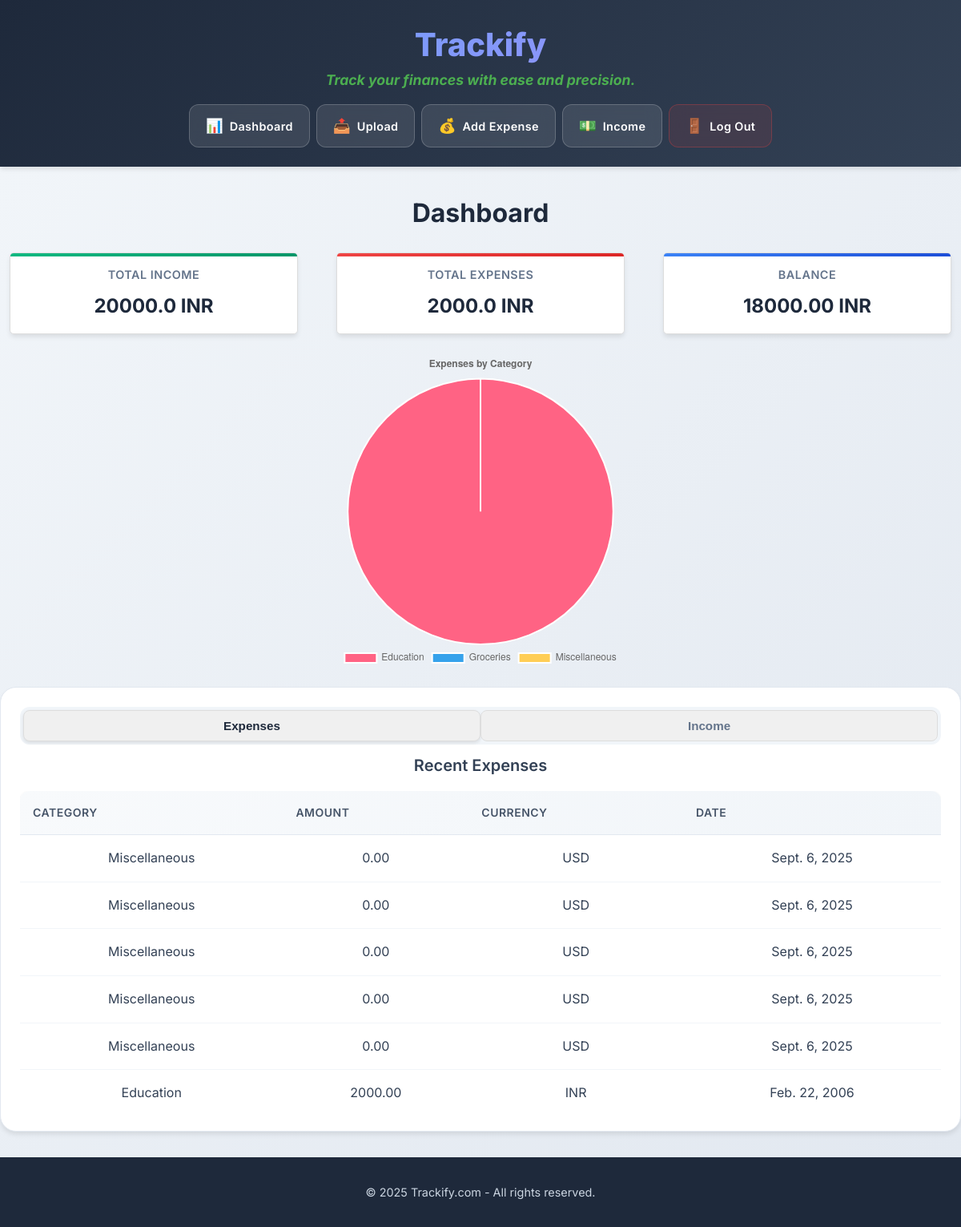
Before: /core/dashboard/ (signed in) with the older database file.
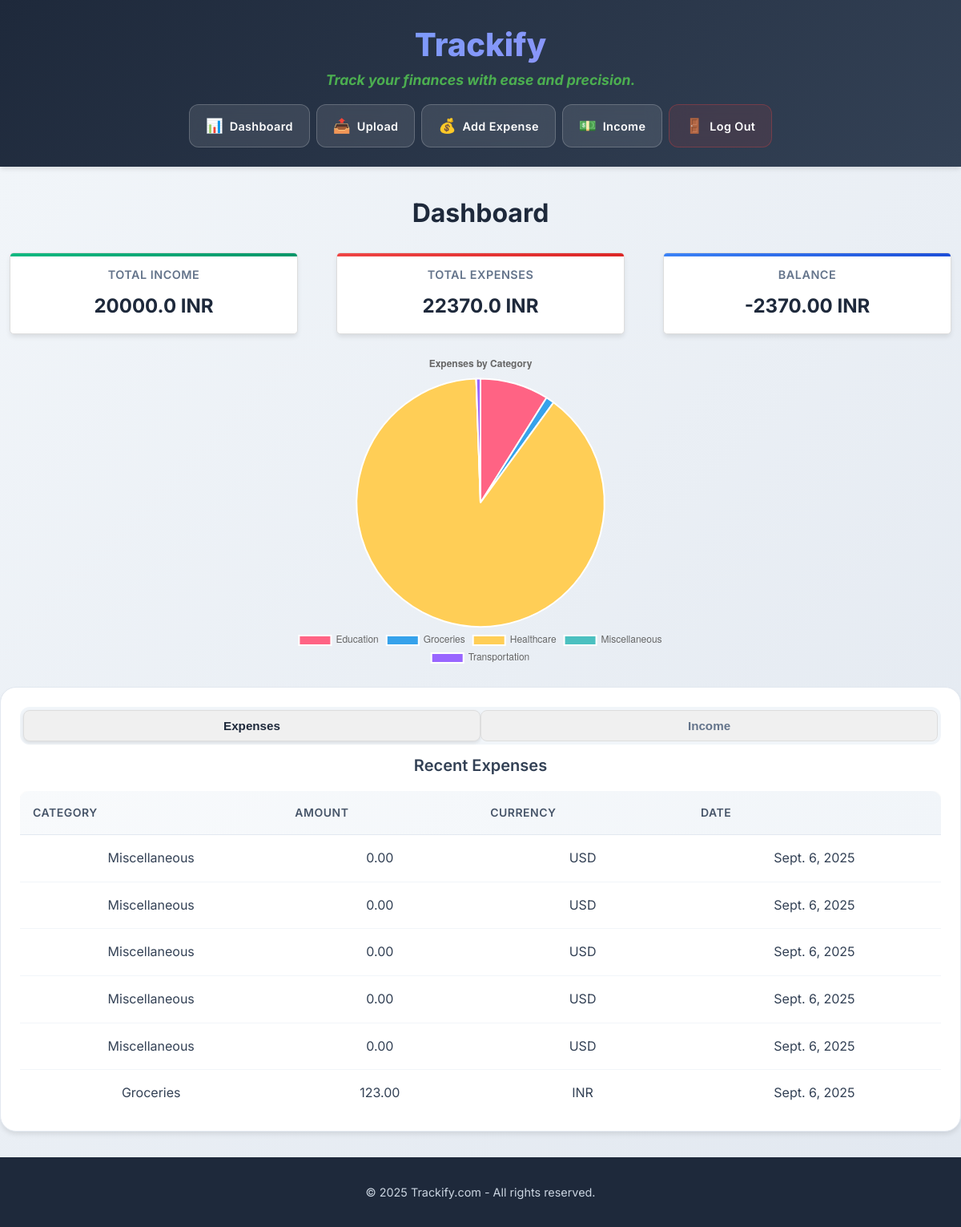
After: the same page with the newer database file.
### core/models.py (models this page shows, shortened)
class Expense(models.Model):
    user = models.ForeignKey(User, on_delete=models.CASCADE)
    receipt_image = models.ImageField(upload_to="receipts/", blank=True, null=True)
    expense_date = models.DateField(blank=True, null=True)
    amount = models.DecimalField(max_digits=10, decimal_places=2, blank=True, null=True)
    currency = models.CharField(max_length=3, blank=True, null=True)
    amount_in_target_currency = models.DecimalField(
        max_digits=10, decimal_places=2, blank=True, null=True
    )
    description = models.CharField(max_length=255, default="", blank=True)
    created_at = models.DateTimeField(auto_now_add=True)
    updated_at = models.DateTimeField(auto_now=True)
    objects = models.Manager()
    BASE_CATEGORIES = [
        "Housing", "Utilities", "Transportation", "Groceries", "Dining Out", "Healthcare",
        "Debt Payments", "Insurance", "Clothing", "Entertainment", "Education", "Childcare",
        "Pet Care", "Subscriptions", "Miscellaneous"
    ]
    CATEGORY_CHOICES = [(category, category) for category in BASE_CATEGORIES]
    category = models.CharField(
        max_length=100,
        choices=CATEGORY_CHOICES,
        blank=True,
        null=True
    )

### core/views.py (the view, shortened to what this page needs)
# urls.py: path('dashboard/', views.dashboard, name='dashboard'),
@login_required
def dashboard(request):
    expenses = Expense.objects.filter(user=request.user).order_by("-expense_date")
    incomes = Income.objects.filter(user=request.user).order_by("-income_date")
    expenses = expenses.annotate(category_normalized=Trim(Lower(F("category"))))
    log.debug("Normalized Category: %s", expenses.values("category_normalized"))
    category_data = (
        expenses.values("category_normalized")
        .annotate(
            total_amount=Coalesce(
                Sum("amount_in_target_currency", output_field=FloatField()),
                Value(0, output_field=FloatField()),
            )
        )
        .order_by("category_normalized")
    )
    categories = [
        (
            item["category_normalized"].capitalize()
            if item["category_normalized"]
            else "Uncategorized"
        )
        for item in category_data
    ]
    amounts = [float(item["total_amount"]) for item in category_data]
    log.debug("Aggregated Category Data: %s", categories)
    user_profile = UserProfile.objects.get(user=request.user)
    target_currency = user_profile.target_currency
    total_income = 0
    for income in incomes:
        if income.currency == target_currency:
            total_income += float(income.amount)
    total_expenses = expenses.aggregate(Sum('amount_in_target_currency'))['amount_in_target_currency__sum'] or 0
    total_expenses = float(total_expenses)
    balance = total_income - total_expenses
    return render(
        request,
        "dashboard.html",
        {
            "expenses": expenses,
            "incomes": incomes,
            "categories": json.dumps(categories),
            "amounts": json.dumps(amounts),
            "total_income": total_income,
            "total_expenses": total_expenses,
            "balance": balance,
        },
    )

### core/templates/dashboard.html (shortened to what the changed rows need)
{% extends 'base.html' %}
{% load static %}
{% block content %}
<link rel="stylesheet" type="text/css" href="{% static 'css/dashboard.css' %}">
<div class="dashboard-container">
<h2>Dashboard</h2>
<div class="summary-cards" style="display: flex; justify-content: space-around; margin-bottom: 20px;">
    <div class="card" style="padding: 15px; border: 1px solid #ddd; border-radius: 5px; width: 30%;">
        <h3>Total Expenses</h3>
        <p style="font-size: 1.5em; font-weight: bold;">{{ total_expenses }} {{ user.userprofile.target_currency }}</p>
    </div>
    <div class="card" style="padding: 15px; border: 1px solid #ddd; border-radius: 5px; width: 30%;">
        <h3>Balance</h3>
        <p style="font-size: 1.5em; font-weight: bold;">{{ balance|floatformat:2 }} {{ user.userprofile.target_currency }}</p>
    </div>
</div>
{% if amounts|length > 0 %}
<div style="width: 100%; max-width: 600px; height: 400px; margin: auto;">
    <canvas id="expensesChart"></canvas>
</div>
{% else %}
    <p>No expenses to display.</p>
{% endif %}
<div class="tabs" style="margin-top: 20px;">
    <div id="expenses-content" class="tab-content" style="display: block;">
        <div style="max-height: 400px; overflow-y: auto;">
            <table style="width: 100%; border-collapse: collapse;">
                <thead>
                    <tr>
                        <th>Category</th>
                        <th>Amount</th>
                        <th>Currency</th>
                        <th>Date</th>
                    </tr>
                </thead>
                <tbody>
                    {% for expense in expenses %}
                    <tr onclick="window.location.href='{% url 'expense' expense.id %}'"
                        style="cursor: pointer;">
                        <td>{{ expense.category }}</td>
                        <td>{{ expense.amount }}</td>
                        <td>{{ expense.currency }}</td>
                        <td>{{ expense.expense_date }}</td>
                    </tr>
                    {% endfor %}
                </tbody>
            </table>
        </div>
    </div>
</div>
<script>
    var ctx = document.getElementById('expensesChart').getContext('2d');
    var expensesChart = new Chart(ctx, {
        type: 'pie',
        data: {
            labels: {{ categories|safe }},
            datasets: [{
                data: {{ amounts|safe }},
                backgroundColor: [
                    '#FF6384',
                    '#36A2EB',
                    '#FFCE56',
                    '#4BC0C0',
                    '#9966FF',
                    '#FF9F40',
                ],
                hoverBackgroundColor: [
                    '#FF6384',
                    '#36A2EB',
                    '#FFCE56',
                    '#4BC0C0',
                    '#9966FF',
                    '#FF9F40',
                ]
            }]
        },
        options: {
            responsive: true,
            maintainAspectRatio: false,
            plugins: {
                legend: {
                    position: 'bottom',
                },
                title: {
                    display: true,
                    text: 'Expenses by Category'
                }
            }
        }
    });
    // Tab switching functionality
    document.addEventListener('DOMContentLoaded', function() {
        const expensesTab = document.getElementById('expenses-tab');
        const incomeTab = document.getElementById('income-tab');
        const expensesContent = document.getElementById('expenses-content');
        const incomeContent = document.getElementById('income-content');
        expensesTab.addEventListener('click', function() {
            expensesTab.classList.add('active');
            incomeTab.classList.remove('active');
            expensesContent.style.display = 'block';
            incomeContent.style.display = 'none';
        });
        incomeTab.addEventListener('click', function() {
            incomeTab.classList.add('active');
            expensesTab.classList.remove('active');
            incomeContent.style.display = 'block';
            expensesContent.style.display = 'none';
        });
    });
</script>
</div>
{% endblock %}

Changed rows visible on the page:
no longer on this page (row unchanged): Expense: category "Education", amount "2000.00", currency "INR", expense_date "Feb. 22, 2006"
added Expense: category "Groceries", amount "123.00", currency "INR", expense_date "Sept. 6, 2025"
Other visible differences:
{{ total_expenses }}: "2000.0" → "22370.0"
{{ balance|floatformat:2 }}: "18000.00" → "-2370.00"
chart data {{ categories|safe }}: ["Education", "Groceries", "Miscellaneous"] → ["Education", "Groceries", "Healthcare", "Miscellaneous", "Transportation"]
chart data {{ amounts|safe }}: [2000.0, 0.0, 0.0] → [2000.0, 246.0, 20000.0, 1.0, 123.0]
